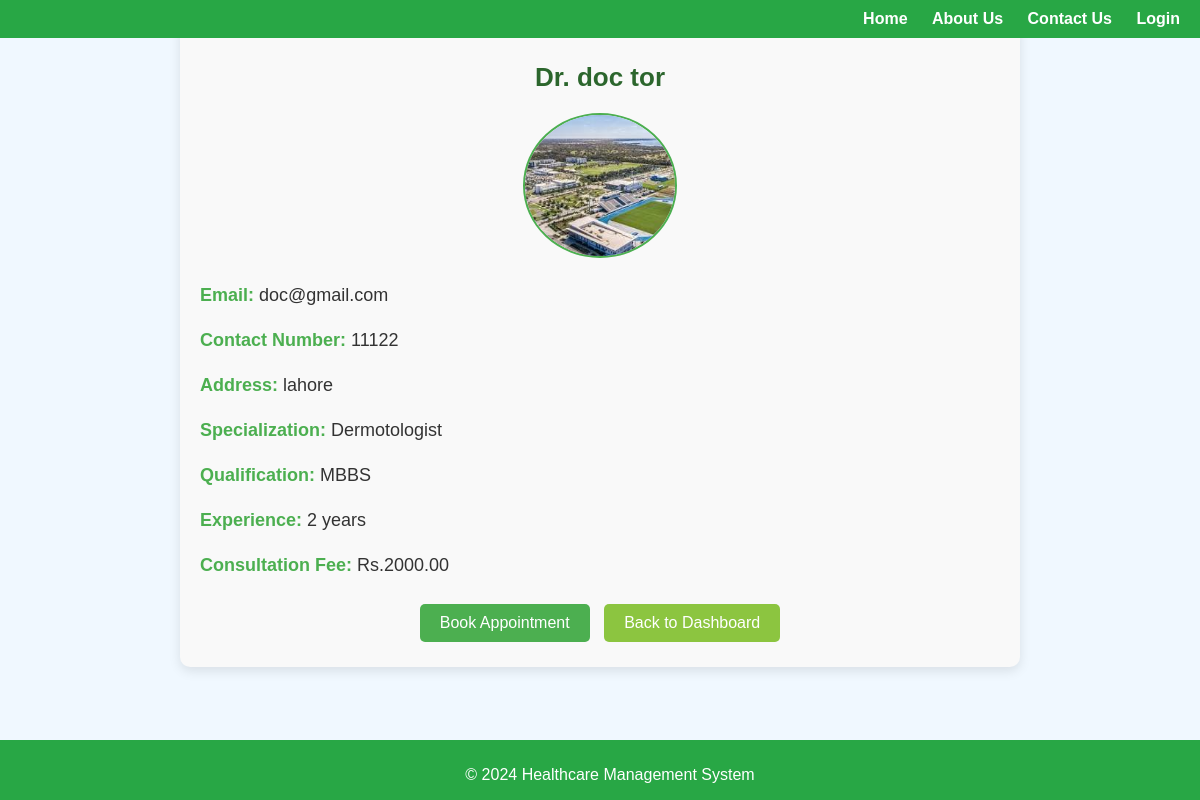
/doctor/6/, run on the app's committed database.
### user/models.py (models this page shows, shortened)
class User(AbstractUser):
    CNIC_no = models.CharField(max_length=15, unique=True)
    contact_number = models.CharField(max_length=15)
    address = models.CharField(max_length=255)
    gender = models.CharField(max_length=10, choices=[('M', 'Male'), ('F', 'Female')])
    profile_pic = models.ImageField(upload_to='images/profile_pics/', blank=True, null=True)

class Doctor(User):
    specialization = models.CharField(max_length=255)
    license_number = models.CharField(max_length=50, unique=True)
    qualification = models.CharField(max_length=255)
    experience = models.IntegerField()
    consultation_fee = models.DecimalField(max_digits=10, decimal_places=2)
    class Meta:
        verbose_name = 'Doctor'

class User(AbstractUser):
    CNIC_no = models.CharField(max_length=15, unique=True)
    contact_number = models.CharField(max_length=15)
    address = models.CharField(max_length=255)
    gender = models.CharField(max_length=10, choices=[('M', 'Male'), ('F', 'Female')])
    profile_pic = models.ImageField(upload_to='images/profile_pics/', blank=True, null=True)

### user/views.py (the view)
# urls.py: path('doctor/<int:pk>/', views.DoctorDetailView.as_view(), name='doctor_detail'),
class DoctorDetailView(DetailView):
    model = Doctor
    template_name = 'user/doctor_detail.html'
    context_object_name = 'doctor'

### user/templates/user/doctor_detail.html (shortened to what this page needs)
{% extends 'user/base.html' %}
{% load static %}
{% block content %}
<div class="doctor-detail-container">
    <h2 class="doctor-name">Dr. {{ doctor.get_full_name }}</h2>
    <div class="doctor-profile">
        {% if doctor.profile_pic %}
            <img src="{{ doctor.profile_pic.url }}" alt="Profile Picture" class="doctor-img">
        {% else %}
            <p>No picture available for this Doctor</p>
        {% endif %}
    </div>
    <div class="doctor-info">
        <p><strong>Email:</strong> {{ doctor.email }}</p>
        <p><strong>Contact Number:</strong> {{ doctor.contact_number }}</p>
        <p><strong>Address:</strong> {{ doctor.address }}</p>
        <p><strong>Specialization:</strong> {{ doctor.specialization }}</p>
        <p><strong>Qualification:</strong> {{ doctor.qualification }}</p>
        <p><strong>Experience:</strong> {{ doctor.experience }} years</p>
        <p><strong>Consultation Fee:</strong> Rs.{{ doctor.consultation_fee }}</p>
    </div>
    <div class="doctor-actions">
        <a href="{% url 'book_appointment' %}" class="btn btn-primary">Book Appointment</a>
        <a href="{% url 'patient_dashboard' %}" class="btn btn-secondary">Back to Dashboard</a>
    </div>
</div>
{% endblock %}

### user/static/css/style2.css (style rules this page uses)
body { font-family: 'Arial', sans-serif; background-color: #f0f8ff; color: #333; padding-bottom: 60px; margin: 0; min-height: 80vh; box-sizing: border-box; }
h2 { color: #28a745; text-align: center; }

### user/templates/user/doctor_detail.html (style rules this page uses)
.doctor-detail-container { max-width: 800px; margin: 20px auto; padding: 20px; background-color: #f9f9f9; border-radius: 10px; box-shadow: 0px 4px 12px rgba(0, 0, 0, 0.1); }
.doctor-name { font-size: 26px; margin-bottom: 20px; color: #2c662d; text-align: center; }
.doctor-profile { text-align: center; margin-bottom: 20px; }
.doctor-img { max-width: 150px; max-height: 150px; border-radius: 50%; border: 2px solid #4CAF50; }
.doctor-info { margin-bottom: 20px; font-size: 18px; line-height: 1.5; color: #333; }
.doctor-info strong { color: #4CAF50; }
.doctor-actions { text-align: center; }
.btn { display: inline-block; padding: 10px 20px; margin: 5px; border-radius: 5px; text-decoration: none; color: white; transition: background-color 0.3s ease; }
.btn-primary { background-color: #4CAF50; }
.btn-secondary { background-color: #8cc540; }

### data on the page
Doctor: get_full_name "doc tor", specialization "Dermotologist", qualification "MBBS", experience "2", consultation_fee "2000.00"
User: profile_pic (picture), email "doc@gmail.com", contact_number "11122", address "lahore"
